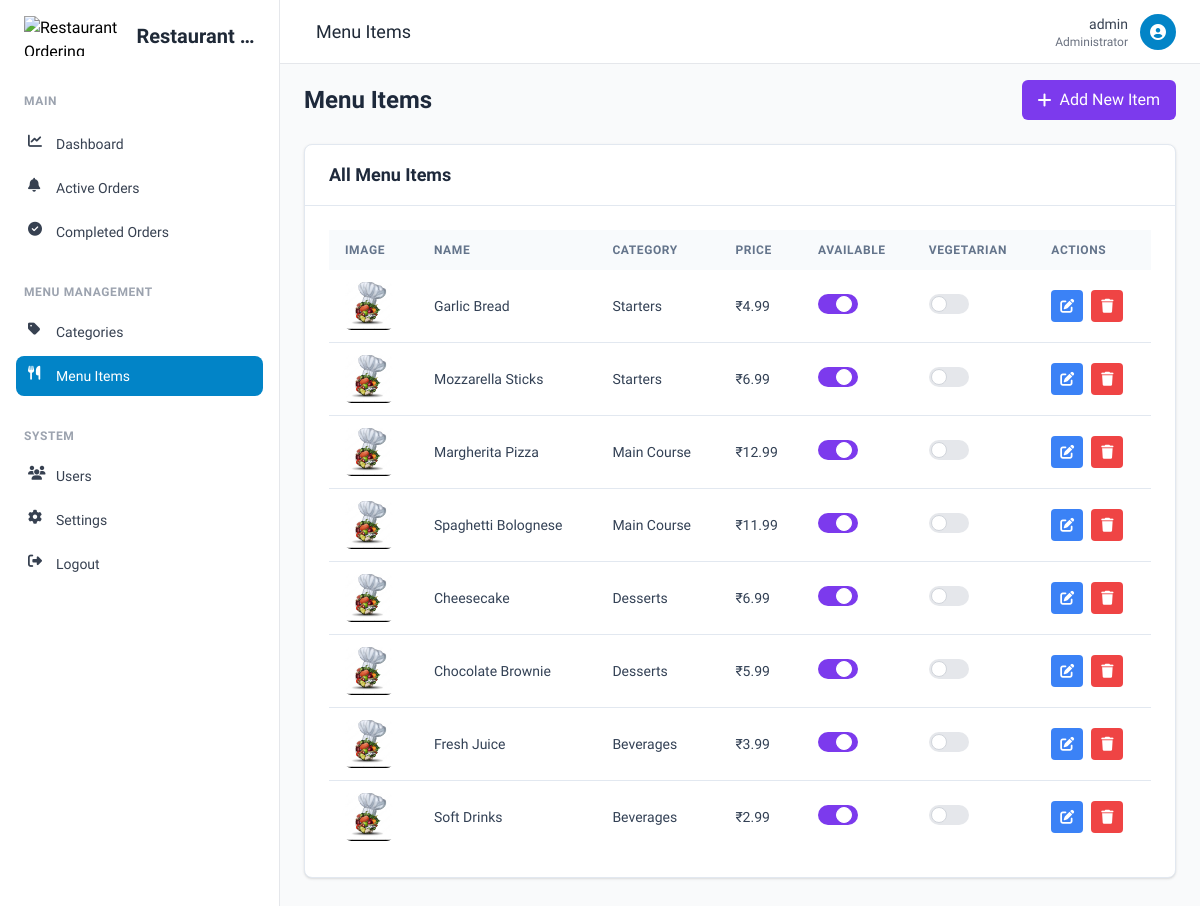
The page /admin/menu_items.php (signed in) on the database its author committed.
### tables this page shows
CREATE TABLE IF NOT EXISTS `settings` (
  `id` int(11) NOT NULL AUTO_INCREMENT,
  `restaurant_name` varchar(100) DEFAULT 'My Restaurant',
  `restaurant_logo` varchar(255) DEFAULT NULL,
  `theme_color` varchar(50) DEFAULT 'Light Red & White',
  `updated_at` timestamp DEFAULT CURRENT_TIMESTAMP ON UPDATE CURRENT_TIMESTAMP,
  PRIMARY KEY (`id`)
);

CREATE TABLE IF NOT EXISTS `menu_items` (
  `id` int(11) NOT NULL AUTO_INCREMENT,
  `category_id` int(11) NOT NULL,
  `name` varchar(100) NOT NULL,
  `description` text,
  `price` decimal(10,2) NOT NULL,
  `image` varchar(255) DEFAULT NULL,
  `is_available` tinyint(1) DEFAULT 1,
  PRIMARY KEY (`id`),
  KEY `category_id` (`category_id`),
  CONSTRAINT `menu_items_ibfk_1` FOREIGN KEY (`category_id`) REFERENCES `categories` (`id`) ON DELETE CASCADE
);

CREATE TABLE IF NOT EXISTS `categories` (
  `id` int(11) NOT NULL AUTO_INCREMENT,
  `name` varchar(100) NOT NULL,
  `display_order` int(11) DEFAULT 0,
  PRIMARY KEY (`id`)
);

### includes/functions.php (called while the page is built, shortened)
<?php
function getThemeSettings() {
    try {
        $pdo = getDbConnection();
        $stmt = $pdo->query("SELECT * FROM settings WHERE id = 1");
        return $stmt->fetch();
    } catch (PDOException $e) {
        error_log('Error fetching theme settings: ' . $e->getMessage());
        return [
            'restaurant_name' => 'Restaurant Ordering System',
            'restaurant_logo' => null,
            'theme_color' => 'Light Red & White'
        ];
    }
}
function formatPrice($price) {
    return '₹' . number_format($price, 2);
}

### admin/menu_items.php (the view, shortened to what this page needs)
<?php
try {
    $pdo = getDbConnection();
    $stmt = $pdo->query("
        SELECT m.*, c.name as category_name
        FROM menu_items m
        JOIN categories c ON m.category_id = c.id
        ORDER BY c.display_order, m.name
    ");
    $menuItems = $stmt->fetchAll();
} catch (PDOException $e) {
    error_log('Menu items error: ' . $e->getMessage());
    $menuItems = [];
    $categories = [];
}
$settings = getThemeSettings();
?>
<!DOCTYPE html>
<html lang="en">
<head>
    <link rel="stylesheet" href="https://cdnjs.cloudflare.com/ajax/libs/font-awesome/6.4.0/css/all.min.css">
    <script src="https://cdn.tailwindcss.com"></script>
</head>
<body class="min-h-screen">
    <aside id="sidebar" class="sidebar fixed left-0 top-0 z-40 h-screen w-[280px] bg-white border-r border-gray-200 pt-4 pb-10 overflow-y-auto">
        <div class="px-6 mb-8">
            <a href="index.php" class="flex items-center">
                <img src="<?php echo $settings['restaurant_logo'] ? '../uploads/' . $settings['restaurant_logo'] : '../assets/images/restaurant-logo.png'; ?>"
                     alt="<?php echo htmlspecialchars($settings['restaurant_name']); ?>"
                     class="h-10 w-auto mr-3">
                <span class="text-xl font-bold text-gray-800 truncate"><?php echo htmlspecialchars($settings['restaurant_name']); ?></span>
            </a>
        </div>
        <nav class="px-4">
            <span class="text-xs font-semibold text-gray-400 px-2 uppercase tracking-wider">Main</span>
            <ul class="mt-3 space-y-1">
                <li>
                    <a href="index.php"
                       class="flex items-center px-3 py-2.5 text-sm font-medium text-gray-700 rounded-lg hover:bg-gray-100">
                        <i class="fas fa-chart-line w-5 h-5 mr-2"></i>
                        <span>Dashboard</span>
                    </a>
                </li>
                <li>
                    <a href="active_orders.php"
                       class="flex items-center px-3 py-2.5 text-sm font-medium text-gray-700 rounded-lg hover:bg-gray-100">
                        <i class="fas fa-bell w-5 h-5 mr-2"></i>
                        <span>Active Orders</span>
                    </a>
                </li>
                <li>
                    <a href="completed_orders.php"
                       class="flex items-center px-3 py-2.5 text-sm font-medium text-gray-700 rounded-lg hover:bg-gray-100">
                        <i class="fas fa-check-circle w-5 h-5 mr-2"></i>
                        <span>Completed Orders</span>
                    </a>
                </li>
            </ul>
            <span class="mt-8 block text-xs font-semibold text-gray-400 px-2 uppercase tracking-wider">Menu Management</span>
            <ul class="mt-3 space-y-1">
                <li>
                    <a href="categories.php"
                       class="flex items-center px-3 py-2.5 text-sm font-medium text-gray-700 rounded-lg hover:bg-gray-100">
                        <i class="fas fa-tag w-5 h-5 mr-2"></i>
                        <span>Categories</span>
                    </a>
                </li>
                <li>
                    <a href="menu_items.php"
                       class="flex items-center px-3 py-2.5 text-sm font-medium text-white rounded-lg bg-brand-600 hover:bg-brand-700">
                        <i class="fas fa-utensils w-5 h-5 mr-2"></i>
                        <span>Menu Items</span>
                    </a>
                </li>
            </ul>
            <span class="mt-8 block text-xs font-semibold text-gray-400 px-2 uppercase tracking-wider">System</span>
            <ul class="mt-3 space-y-1">
                <li>
                    <a href="manage_users.php"
                       class="flex items-center px-3 py-2.5 text-sm font-medium text-gray-700 rounded-lg hover:bg-gray-100">
                        <i class="fas fa-users w-5 h-5 mr-2"></i>
                        <span>Users</span>
                    </a>
                </li>
                <li>
                    <a href="settings.php"
                       class="flex items-center px-3 py-2.5 text-sm font-medium text-gray-700 rounded-lg hover:bg-gray-100">
                        <i class="fas fa-cog w-5 h-5 mr-2"></i>
                        <span>Settings</span>
                    </a>
                </li>
                <li>
                    <a href="logout.php"
                       class="flex items-center px-3 py-2.5 text-sm font-medium text-gray-700 rounded-lg hover:bg-gray-100">
                        <i class="fas fa-sign-out-alt w-5 h-5 mr-2"></i>
                        <span>Logout</span>
                    </a>
                </li>
            </ul>
        </nav>
    </aside>
    <main id="main-content" class="min-h-screen pt-16 pb-10 sidebar-open">
        <header class="fixed top-0 right-0 left-0 lg:left-[280px] z-30 bg-white border-b border-gray-200 h-16">
            <div class="flex items-center justify-between h-full px-4 sm:px-6">
                <div class="flex items-center">
                    <div class="ml-3 hidden sm:block">
                        <h1 class="text-lg font-medium text-gray-800">Menu Items</h1>
                    </div>
                </div>
                <div class="relative">
                    <button id="user-dropdown-button" type="button" class="flex items-center space-x-3 focus:outline-none">
                        <div class="flex flex-col items-end">
                            <span class="text-sm font-medium text-gray-700"><?php echo htmlspecialchars($_SESSION['admin_username']); ?></span>
                            <span class="text-xs text-gray-500">Administrator</span>
                        </div>
                        <div class="h-9 w-9 rounded-full bg-brand-600 flex items-center justify-center text-white">
                            <i class="fas fa-user-circle"></i>
                        </div>
                    </button>
                </div>
            </div>
        </header>
        <div class="px-4 sm:px-6 py-4">
<div class="space-y-6">
    <div class="flex flex-wrap items-center justify-between gap-4">
        <h1 class="text-2xl font-bold text-slate-800">Menu Items</h1>
        <button type="button" class="inline-flex items-center gap-2 px-4 py-2 bg-violet-600 hover:bg-violet-700 text-white font-medium rounded-md transition-colors" data-toggle="modal" data-target="#addItemModal">
            <i class="fas fa-plus"></i> Add New Item
        </button>
    </div>
    <div class="bg-white rounded-lg shadow border border-slate-200 overflow-hidden">
        <div class="px-6 py-4 border-b border-slate-200">
            <h2 class="font-semibold text-lg text-slate-800">All Menu Items</h2>
        </div>
        <div class="p-6">
            <?php if (empty($menuItems)): ?>
                <div class="text-center p-8">
                    <i class="fas fa-utensils text-5xl text-slate-300 mb-4"></i>
                    <p class="text-slate-500">No menu items found. Add some items to get started.</p>
                </div>
            <?php else: ?>
                <div class="overflow-x-auto">
                    <table class="w-full text-left">
                        <thead>
                            <tr class="bg-slate-50">
                                <th class="px-4 py-3 text-xs font-semibold uppercase tracking-wider text-slate-500">Image</th>
                                <th class="px-4 py-3 text-xs font-semibold uppercase tracking-wider text-slate-500">Name</th>
                                <th class="px-4 py-3 text-xs font-semibold uppercase tracking-wider text-slate-500">Category</th>
                                <th class="px-4 py-3 text-xs font-semibold uppercase tracking-wider text-slate-500">Price</th>
                                <th class="px-4 py-3 text-xs font-semibold uppercase tracking-wider text-slate-500">Available</th>
                                <th class="px-4 py-3 text-xs font-semibold uppercase tracking-wider text-slate-500">Vegetarian</th>
                                <th class="px-4 py-3 text-xs font-semibold uppercase tracking-wider text-slate-500">Actions</th>
                            </tr>
                        </thead>
                        <tbody class="divide-y divide-slate-200">
                            <?php foreach ($menuItems as $item): ?>
                                <tr class="hover:bg-violet-50 transition-colors">
                                    <td class="px-4 py-3 text-sm">
                                        <?php if ($item['image']): ?>
                                            <img src="../uploads/<?php echo $item['image']; ?>" alt="<?php echo $item['name']; ?>" class="w-12 h-12 object-cover rounded-md">
                                        <?php else: ?>
                                            <img src="<?php echo DEFAULT_IMAGE; ?>" alt="Default" class="w-12 h-12 object-cover rounded-md">
                                        <?php endif; ?>
                                    </td>
                                    <td class="px-4 py-3 text-sm font-medium text-slate-700"><?php echo $item['name']; ?></td>
                                    <td class="px-4 py-3 text-sm text-slate-700"><?php echo $item['category_name']; ?></td>
                                    <td class="px-4 py-3 text-sm font-medium text-slate-700"><?php echo formatPrice($item['price']); ?></td>
                                    <td class="px-4 py-3 text-sm">
                                        <label class="inline-flex items-center cursor-pointer">
                                            <div class="relative w-10 h-5 bg-gray-200 peer-focus:outline-none peer-focus:ring-2 peer-focus:ring-violet-300 rounded-full peer peer-checked:after:translate-x-full peer-checked:after:border-white after:content-[''] after:absolute after:top-[2px] after:left-[2px] after:bg-white after:border-gray-300 after:border after:rounded-full after:h-4 after:w-4 after:transition-all peer-checked:bg-violet-600"></div>
                                        </label>
                                    </td>
                                    <td class="px-4 py-3 text-sm">
                                        <label class="inline-flex items-center cursor-pointer">
                                            <div class="relative w-10 h-5 bg-gray-200 peer-focus:outline-none peer-focus:ring-2 peer-focus:ring-violet-300 rounded-full peer peer-checked:after:translate-x-full peer-checked:after:border-white after:content-[''] after:absolute after:top-[2px] after:left-[2px] after:bg-white after:border-gray-300 after:border after:rounded-full after:h-4 after:w-4 after:transition-all peer-checked:bg-green-600"></div>
                                        </label>
                                    </td>
                                    <td class="px-4 py-3 text-sm">
                                        <div class="flex gap-2">
                                            <button class="inline-flex items-center justify-center w-8 h-8 bg-blue-500 hover:bg-blue-600 text-white rounded edit-item"
                                                data-id="<?php echo $item['id']; ?>"
                                                data-category="<?php echo $item['category_id']; ?>"
                                                data-name="<?php echo htmlspecialchars($item['name']); ?>"
                                                data-description="<?php echo htmlspecialchars($item['description']); ?>"
                                                data-price="<?php echo $item['price']; ?>"
                                                data-available="<?php echo $item['is_available']; ?>"
                                                data-vegetarian="<?php echo $item['is_vegetarian']; ?>"
                                                data-image="<?php echo $item['image']; ?>">
                                                <i class="fas fa-edit"></i>
                                            </button>
                                            <a href="?delete=<?php echo $item['id']; ?>"
                                               onclick="return confirm('WARNING: This will permanently delete this menu item AND remove it from all customer order history. This action cannot be undone. Are you sure you want to proceed?')"
                                               class="inline-flex items-center justify-center w-8 h-8 bg-red-500 hover:bg-red-600 text-white rounded">
                                                <i class="fas fa-trash"></i>
                                            </a>
                                        </div>
                                    </td>
                                </tr>
                            <?php endforeach; ?>
                        </tbody>
                    </table>
                </div>
            <?php endif; ?>
        </div>
    </div>
</div>
        </div>
    </main>
</body>
</html>

### admin/menu_items.php (style rules this page uses)
body { font-family: 'Plus Jakarta Sans', sans-serif; background-color: #f9fafb; }
.sidebar { transition: transform 0.3s ease-in-out; }
@media (min-width: 1024px) { .sidebar-open { margin-left: 280px; } }

### rows shown on the page
settings: restaurant_name "Restaurant…"
menu_items: name "Garlic Bread", category.name "Starters", price "₹4.99"
menu_items: name "Mozzarella Sticks", category.name "Starters", price "₹6.99"
menu_items: name "Margherita Pizza", category.name "Main Course", price "₹12.99"
menu_items: name "Spaghetti Bolognese", category.name "Main Course", price "₹11.99"
menu_items: name "Cheesecake", category.name "Desserts", price "₹6.99"
menu_items: name "Chocolate Brownie", category.name "Desserts", price "₹5.99"
menu_items: name "Fresh Juice", category.name "Beverages", price "₹3.99"
menu_items: name "Soft Drinks", category.name "Beverages", price "₹2.99"

### other values the page prints
$_SESSION['admin_username'] "admin"
